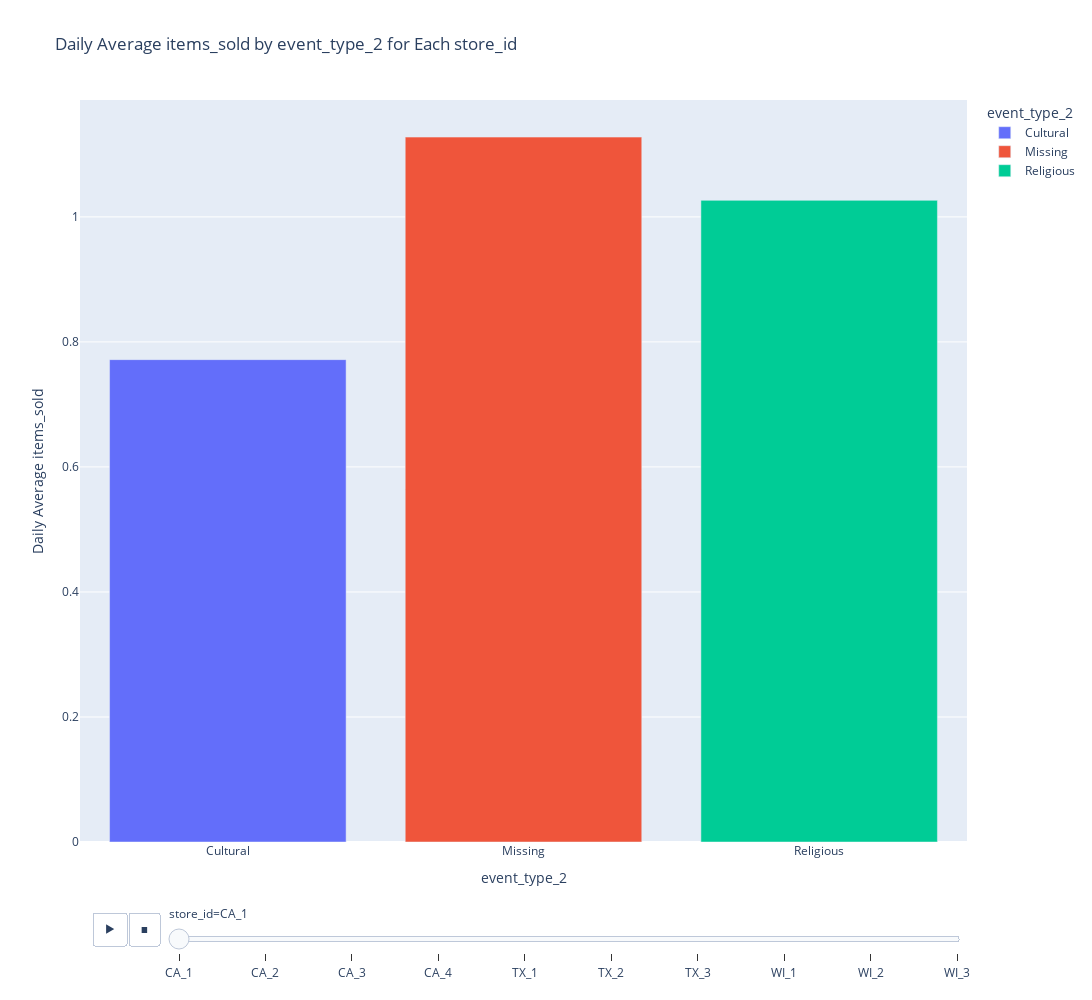

Notebook cell for this chart:
### Code cell
event_visualization(hobbies_sales_by_date, 'event_type_2')

### Figure 1 — Plotly figure (JSON) as saved in the notebook; plotly's stock layout.template omitted (floating-point values rounded to 4 significant figures)
{"data": [{"alignmentgroup": "True", "hovertemplate": "event_type_2=%{x}<br>store_id=CA_1<br>items_sold=%{y}<extra></extra>", "ids": ["Cultural"], "legendgroup": "Cultural", "marker": {"color": "#636efa", "pattern": {"shape": ""}}, "name": "Cultural", "offsetgroup": "Cultural", "orientation": "v", "showlegend": true, "textposition": "auto", "type": "bar", "x": ["Cultural"], "xaxis": "x", "y": [0.7716], "yaxis": "y"}, {"alignmentgroup": "True", "hovertemplate": "event_type_2=%{x}<br>store_id=CA_1<br>items_sold=%{y}<extra></extra>", "ids": ["Missing"], "legendgroup": "Missing", "marker": {"color": "#EF553B", "pattern": {"shape": ""}}, "name": "Missing", "offsetgroup": "Missing", "orientation": "v", "showlegend": true, "textposition": "auto", "type": "bar", "x": ["Missing"], "xaxis": "x", "y": [1.128], "yaxis": "y"}, {"alignmentgroup": "True", "hovertemplate": "event_type_2=%{x}<br>store_id=CA_1<br>items_sold=%{y}<extra></extra>", "ids": ["Religious"], "legendgroup": "Religious", "marker": {"color": "#00cc96", "pattern": {"shape": ""}}, "name": "Religious", "offsetgroup": "Religious", "orientation": "v", "showlegend": true, "textposition": "auto", "type": "bar", "x": ["Religious"], "xaxis": "x", "y": [1.026], "yaxis": "y"}], "layout": {"barmode": "relative", "height": 1000, "hovermode": "x unified", "legend": {"title": {"text": "event_type_2"}, "tracegroupgap": 0}, "sliders": [{"active": 0, "currentvalue": {"prefix": "store_id="}, "len": 0.9, "pad": {"b": 10, "t": 60}, "steps": [{"args": [["CA_1"], {"frame": {"duration": 0, "redraw": true}, "fromcurrent": true, "mode": "immediate", "transition": {"duration": 0, "easing": "linear"}}], "label": "CA_1", "method": "animate"}, {"args": [["CA_2"], {"frame": {"duration": 0, "redraw": true}, "fromcurrent": true, "mode": "immediate", "transition": {"duration": 0, "easing": "linear"}}], "label": "CA_2", "method": "animate"}, {"args": [["CA_3"], {"frame": {"duration": 0, "redraw": true}, "fromcurrent": true, "mode": "immediate", "transition": {"duration": 0, "easing": "linear"}}], "label": "CA_3", "method": "animate"}, {"args": [["CA_4"], {"frame": {"duration": 0, "redraw": true}, "fromcurrent": true, "mode": "immediate", "transition": {"duration": 0, "easing": "linear"}}], "label": "CA_4", "method": "animate"}, {"args": [["TX_1"], {"frame": {"duration": 0, "redraw": true}, "fromcurrent": true, "mode": "immediate", "transition": {"duration": 0, "easing": "linear"}}], "label": "TX_1", "method": "animate"}, {"args": [["TX_2"], {"frame": {"duration": 0, "redraw": true}, "fromcurrent": true, "mode": "immediate", "transition": {"duration": 0, "easing": "linear"}}], "label": "TX_2", "method": "animate"}, {"args": [["TX_3"], {"frame": {"duration": 0, "redraw": true}, "fromcurrent": true, "mode": "immediate", "transition": {"duration": 0, "easing": "linear"}}], "label": "TX_3", "method": "animate"}, {"args": [["WI_1"], {"frame": {"duration": 0, "redraw": true}, "fromcurrent": true, "mode": "immediate", "transition": {"duration": 0, "easing": "linear"}}], "label": "WI_1", "method": "animate"}, {"args": [["WI_2"], {"frame": {"duration": 0, "redraw": true}, "fromcurrent": true, "mode": "immediate", "transition": {"duration": 0, "easing": "linear"}}], "label": "WI_2", "method": "animate"}, {"args": [["WI_3"], {"frame": {"duration": 0, "redraw": true}, "fromcurrent": true, "mode": "immediate", "transition": {"duration": 0, "easing": "linear"}}], "label": "WI_3", "method": "animate"}], "x": 0.1, "xanchor": "left", "y": 0, "yanchor": "top"}], "title": {"text": "Daily Average items_sold by event_type_2 for Each store_id"}, "updatemenus": [{"buttons": [{"args": [null, {"frame": {"duration": 500, "redraw": true}, "fromcurrent": true, "mode": "immediate", "transition": {"duration": 500, "easing": "linear"}}], "label": "&#9654;", "method": "animate"}, {"args": [[null], {"frame": {"duration": 0, "redraw": true}, "fromcurrent": true, "mode": "immediate", "transition": {"duration": 0, "easing": "linear"}}], "label": "&#9724;", "method": "animate"}], "direction": "left", "pad": {"r": 10, "t": 70}, "showactive": false, "type": "buttons", "x": 0.1, "xanchor": "right", "y": 0, "yanchor": "top"}], "width": 1200, "xaxis": {"anchor": "y", "categoryarray": ["Cultural", "Missing", "Religious"], "categoryorder": "array", "domain": [0, 1], "title": {"text": "event_type_2"}}, "yaxis": {"anchor": "x", "domain": [0, 1], "title": {"text": "Daily Average items_sold"}}}}
